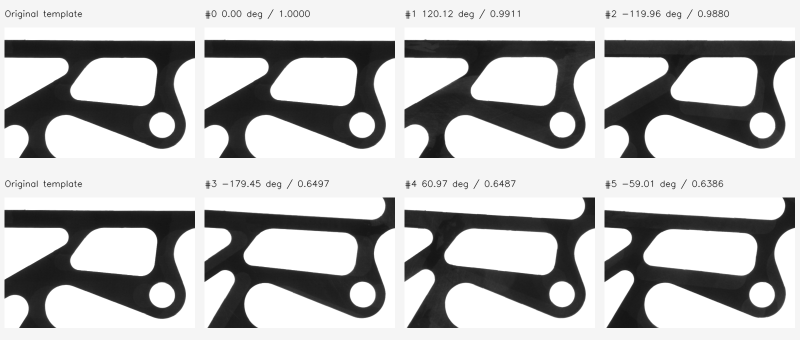
#> input picture cpp-core/docs/rotation-search-validation.png, 1600 x 680 px, given in place of Dst3.bmp, which was not available (shown at 1/2 size)
$ python challenge_coverage_scenes.py
#> lines starting #> are read from the running program, lines starting #| are printed output that depends on the picture; pictures that were not available may be replaced by others from this repository, and a replacement may not be noted
### cpp-core/tools/many_object_scenes.py
"""Reproducible crowded scenes, generated independently of the matcher.

Each object uses an OpenCV affine warp of a photographed texture. Only its
small destination ROI is warped. Ground truth describes the transform used by
the renderer; it is for post-search evaluation and never provides proposals.
"""
import argparse
import hashlib
import json
import math
from pathlib import Path

import cv2
import numpy as np


ROOT = Path(__file__).resolve().parents[2]
TEMPLATE_SOURCE = ROOT/'Test Images/Dst3.bmp'
SEED = 20261014
NOISE_SEED = 2026101401
CASE_NAMES = ('many64_pose', 'many128_pose', 'many256_pose',
              'many128_upright', 'many512_pose')


def sha256(path):
    return hashlib.sha256(Path(path).read_bytes()).hexdigest()


def _linear(angle, scale):
    theta = math.radians(angle)
    return scale*np.array([[math.cos(theta), math.sin(theta)],
                           [-math.sin(theta), math.cos(theta)]], np.float64)


def _corners(center, angle, scale, template_shape):
    height, width = template_shape
    local = np.array([[-width/2, -height/2], [width/2, -height/2],
                      [width/2, height/2], [-width/2, height/2]])
    return (local @ _linear(angle, scale).T + center).tolist()


def _roi(corners):
    points = np.asarray(corners)
    # Include the bilinear footprint outside the nominal template rectangle.
    return [math.floor(float(points[:, 0].min()))-2,
            math.floor(float(points[:, 1].min()))-2,
            math.ceil(float(points[:, 0].max()))+2,
            math.ceil(float(points[:, 1].max()))+2]


# [174 lines left out: functions make_placements, validate_placements, render_scene, make_cases, main, not called in this run]


# [2 lines that do not run on import are left out]

### cpp-core/tools/challenge_coverage_scenes.py
"""Predeclared identity/occlusion challenges; geometry never comes from matching.

Development and heldout use distinct photographed fixtures and RNG streams.
Both are frozen before observing either method. The heldout split is a locked
validation split, not a claim of externally collected camera data.
"""
import argparse
import hashlib
import json
import math
from pathlib import Path

import cv2
import numpy as np

from benchmark_fine_strip import save, sha
from many_object_scenes import _corners, _linear, _roi

ROOT = Path(__file__).resolve().parents[2]
SPLITS = {'development': ('Dst3.bmp', 2026103401), 'heldout': ('Dst5.bmp', 2026103402)}
KINDS = ('occlusion', 'distractors', 'contact')


def placement(index, center, angle, scale, shape, identity='target', strip_fraction=0.):
    corners = _corners(center, angle, scale, shape)
    return dict(index=index, identity=identity, pos_x=float(center[0]), pos_y=float(center[1]),
                angle=float(angle), scale=float(scale), corners=corners, warp_roi=_roi(corners),
                gain=1., bias=0., strip_fraction=strip_fraction)


def altered_identity(template):
    """Only a declared local identity patch changes; global shape stays identical."""
    variant = template.copy()
    h, w = template.shape
    y0, y1, x0, x1 = h//4, h//2, w//4, w//2
    variant[y0:y1, x0:x1] = 255 - variant[y0:y1, x0:x1]
    return variant, [x0, y0, x1, y1]


def composite(template, items, shape, seed, noise_std=2.):
    """Independent affine painter with explicit depth order and visible support."""
    if template.ndim != 2 or template.dtype != np.uint8 or noise_std < 0:
        raise ValueError('uint8 gray template and nonnegative noise required')
    h, w = template.shape
    canvas = np.full(shape, 150., np.float32)
    visible, support = [], []
    variant, patch = altered_identity(template)
    for item in items:
        if item['identity'] not in ('target', 'altered_patch') or not 0 <= item['strip_fraction'] <= 1:
            raise ValueError('Unknown identity or invalid occlusion')
        if _corners([item['pos_x'], item['pos_y']], item['angle'], item['scale'], template.shape) != item['corners']:
            raise ValueError('Invalid corners')
        x0, y0, x1, y1 = item['warp_roi']
        if not (0 <= x0 < x1 <= shape[1] and 0 <= y0 < y1 <= shape[0]):
            raise ValueError('Object leaves source image')
        matrix = np.column_stack((_linear(item['angle'], item['scale']),
            np.asarray([item['pos_x']-x0, item['pos_y']-y0]) - _linear(item['angle'], item['scale']) @ [w/2, h/2]))
        texture = template if item['identity'] == 'target' else variant
        local = texture.astype(np.float32)
        columns = int(round(w * item['strip_fraction']))
        local[:, :columns] = 150.
        alpha = cv2.warpAffine(np.ones(template.shape, np.float32), matrix, (x1-x0, y1-y0),
                               flags=cv2.INTER_LINEAR, borderMode=cv2.BORDER_CONSTANT, borderValue=0)
        content = np.ones(template.shape, np.float32)
        content[:, :columns] = 0
        content = cv2.warpAffine(content, matrix, (x1-x0, y1-y0),
                                flags=cv2.INTER_LINEAR, borderMode=cv2.BORDER_CONSTANT, borderValue=0)
        pixels = cv2.warpAffine(local, matrix, (x1-x0, y1-y0), flags=cv2.INTER_LINEAR,
                               borderMode=cv2.BORDER_CONSTANT, borderValue=0)
        canvas[y0:y1, x0:x1] *= 1-alpha
        canvas[y0:y1, x0:x1] += pixels
        # Each later opaque support occludes every earlier object's visible content.
        for prior in visible:
            prior[y0:y1, x0:x1] *= 1-alpha
        full = np.zeros(shape, np.float32)
        full[y0:y1, x0:x1] = content
        visible.append(full)
        support.append(float(alpha.sum()))
        item['strip_columns'] = columns
    fractions = [float(mask.sum()) / total for mask, total in zip(visible, support)]
    canvas += np.random.default_rng(seed).standard_normal(shape, dtype=np.float32) * noise_std
    image = np.clip(np.rint(canvas), 0, 255).astype(np.uint8)
    return image, fractions, patch


def scenes():
    result = []
    for split, (fixture, seed) in SPLITS.items():
        template = cv2.imread(str(ROOT/'Test Images'/fixture), cv2.IMREAD_GRAYSCALE)
#> template is the input picture: shape (680, 1600); min 20, max 255, mean 184.1
        if template is None:
            raise ValueError('Fixture unavailable: '+fixture)
        rng = np.random.default_rng(seed)
        for kind_index, kind in enumerate(KINDS):
            items = []
            if kind == 'contact':
                shape = (960, 960)
                # Three pairs: exact touching, modest and stronger overlap. Both
                # objects in a pair share rotation, making the contact explicit.
                for pair, overlap in enumerate((0., .12, .30)):
                    angle = float(rng.uniform(-28., 28.))
                    scale = float(rng.uniform(.9, 1.1))
                    axis = _linear(angle, scale) @ [template.shape[1]*(1-overlap), 0.]
                    midpoint = np.asarray([480., 160.+pair*320])
                    for side in (-.5, .5):
                        item = placement(len(items), midpoint+side*axis, angle, scale, template.shape)
                        item.update(pair=pair, nominal_overlap_fraction=overlap)
                        items.append(item)
            else:
                count = 6 if kind == 'occlusion' else 8
                shape = (640, 1280)
                fractions = (0., .1, .2, .3, .4, .5)
                for index in range(count):
                    center = np.asarray([(index%4+.5)*320, (index//4+.5)*320]) + rng.uniform(-8., 8., 2)
                    identity = 'altered_patch' if kind == 'distractors' and index%2 else 'target'
                    items.append(placement(index, center, rng.uniform(-180., 180.),
                        rng.uniform(.85, 1.15), template.shape, identity,
                        fractions[index] if kind == 'occlusion' else 0.))
            image, visible, patch = composite(template, items, shape, seed+kind_index*100)
            for item, fraction in zip(items, visible):
                item['visible_content_fraction'] = fraction
            result.append(dict(name=split+'_'+kind, split=split, kind=kind, seed=seed+kind_index*100,
                template_fixture=fixture, template=template, image=image, objects=items,
                truth=[dict(i) for i in items if i['identity']=='target'],
                distractors=[dict(i) for i in items if i['identity']!='target'], identity_patch=patch))
#> this loop made 1 pass
#> patch on pass 1: [400, 170, 800, 340]
#> pass 1, in composite, `variant, patch = altered_identity(template)`:
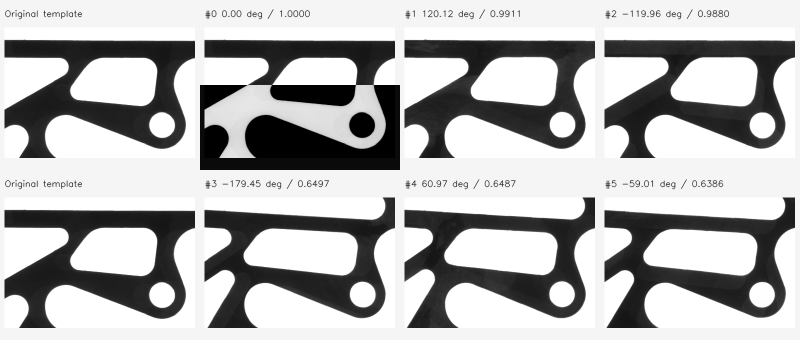
#> variant: shape (680, 1600) (shown at 1/2 size); min 0, max 255, mean 178.3
#> after the loop, result = []
    return result


def generate(output):
    output = Path(output).resolve()
    if output.exists() and any(output.iterdir()):
        raise ValueError('Refusing to overwrite frozen inputs')
    output.mkdir(parents=True, exist_ok=True)
    cases = []
    for scene in scenes():
        name = scene['name']
        source, template, metadata = [output/(name+s) for s in ('.png', '-template.png', '.json')]
        if not cv2.imwrite(str(source), scene['image']) or not cv2.imwrite(str(template), scene['template']):
            raise RuntimeError('Failed to save fixture')
        data = {k:v for k,v in scene.items() if k not in ('image','template')}
        data.update(source_sha256=sha(source), template_sha256=sha(template),
            original_fixture_sha256=sha(ROOT/'Test Images'/scene['template_fixture']),
            pixels_sha256=hashlib.sha256(scene['image'].tobytes()).hexdigest(),
            shape=list(scene['image'].shape), template_shape=list(scene['template'].shape),
            renderer='OpenCV bilinear affine; ordered opaque composition; noise sigma2 after composition',
            numpy_version=np.__version__, opencv_version=cv2.__version__)
        save(metadata, data)
        cases.append(dict(name=name, split=scene['split'], kind=scene['kind'], source=str(source),
            template=str(template), metadata=str(metadata), truth=scene['truth'], distractors=scene['distractors'],
            scales=[.75,1.,1.25], angle=180, limit=70, proposal_score=.5, score=.8, overlap=.2,
            stop_layer=1, subpixel=0, workflow='full_rescue'))
    save(output/'cases.json', cases)
    save(output/'generation.json', dict(version=1, cases_sha256=sha(output/'cases.json'),
        source_sha256={str(Path(__file__).relative_to(ROOT)):sha(__file__),
            'cpp-core/tools/many_object_scenes.py':sha(ROOT/'cpp-core/tools/many_object_scenes.py')},
        distinct_target_poses=sum(len(c['truth']) for c in cases), distinct_distractor_poses=sum(len(c['distractors']) for c in cases),
        limitations=['Synthetic transformed existing photographed templates, not new camera frames.',
          'Altered-patch negatives define exact identity discrimination; plain NCC may intentionally lack that specificity.',
          'Targets retain their GT identity under occlusion; no visibility-based removal from strict accuracy.',
          'Both development and heldout frozen before results; no adaptive heldout tuning.']))
    return cases


def main():
    parser=argparse.ArgumentParser(description=__doc__)
    parser.add_argument('--output',type=Path,default=ROOT/'build/stage34-challenge-inputs')
    args=parser.parse_args()
    generate(args.output)
    print(args.output/'cases.json')

if __name__=='__main__':
#> (the run stopped early here; a loop or call above may not have finished)

$ run again, on cpp-core/docs/gui-integration/gui.png
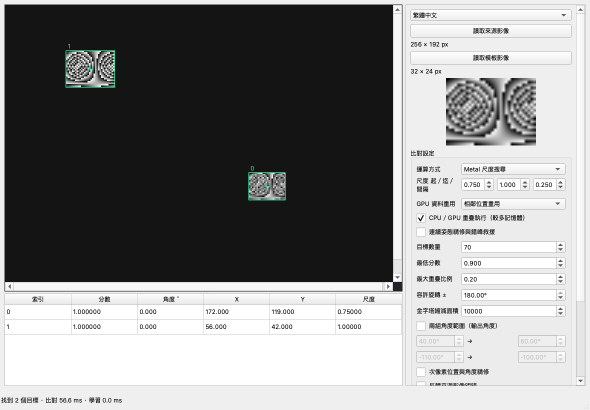
#> input picture cpp-core/docs/gui-integration/gui.png, 1180 x 820 px, given in place of Dst3.bmp, which was not available (shown at 1/2 size)
#> the loop in scenes, `for kind_index, kind in enumerate(KINDS):` made 1 pass
#> patch on pass 1: [295, 205, 590, 410]
#> pass 1, in composite, `variant, patch = altered_identity(template)`:
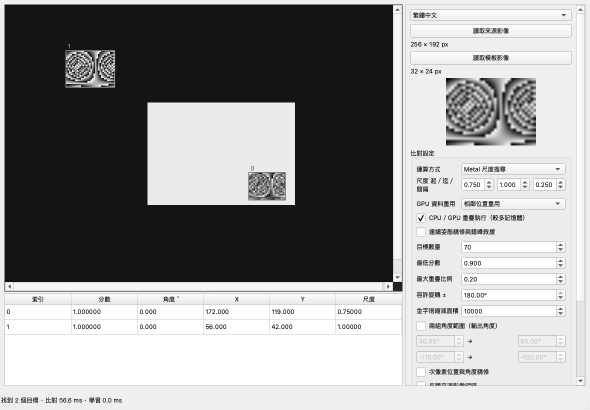
#> variant: shape (820, 1180) (shown at 1/2 size); min 0, max 255, mean 150.9
#> after the loop in scenes, `for kind_index, kind in enumerate(KINDS):`: result = []

$ run again, on cpp-core/docs/gui-integration/memory.png
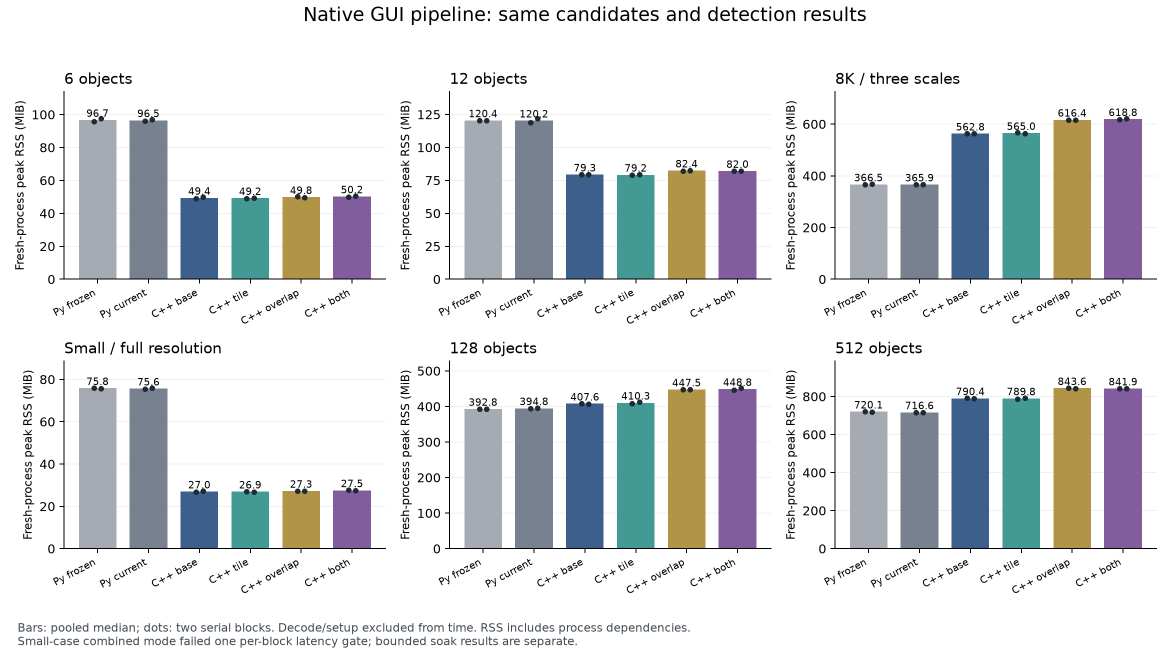
#> input picture cpp-core/docs/gui-integration/memory.png, 2340 x 1314 px, given in place of Dst3.bmp, which was not available (shown at 1/2 size)
#> in scenes, `template = cv2.imread(str(ROOT/'Test Images'/fixture), cv2.IMREAD_GRAY..`:
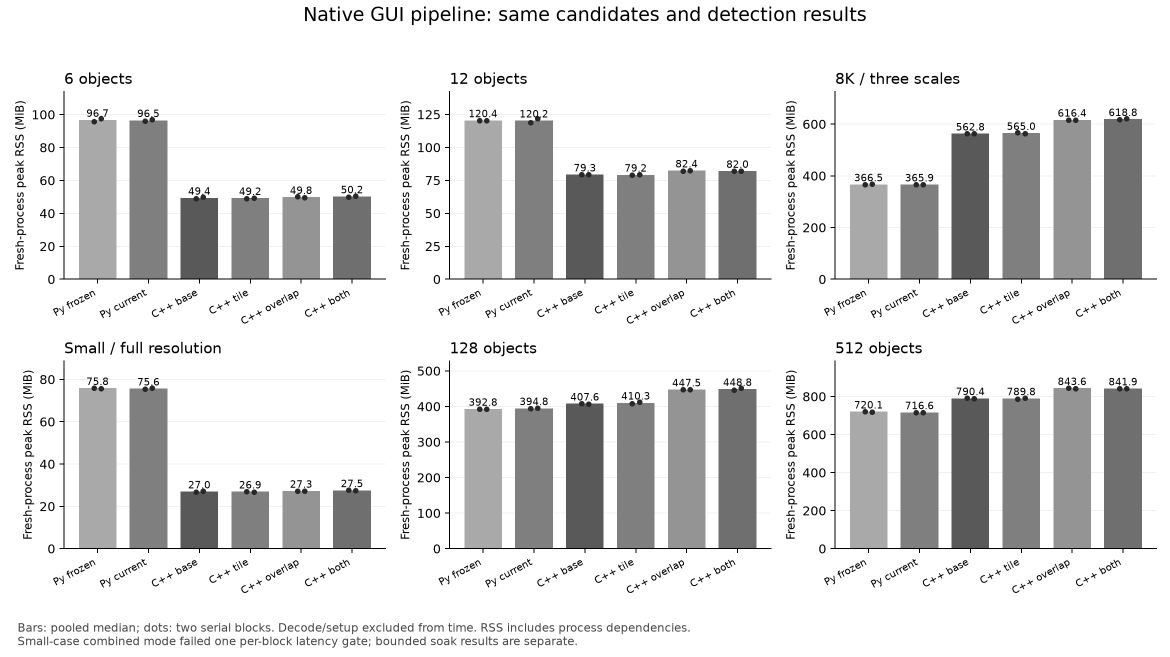
#> template: shape (1314, 2340) (shown at 1/2 size); min 0, max 255, mean 220.6
#> the loop in scenes, `for kind_index, kind in enumerate(KINDS):` made 1 pass
#> patch on pass 1: [585, 328, 1170, 657]
#> pass 1, in composite, `variant, patch = altered_identity(template)`:
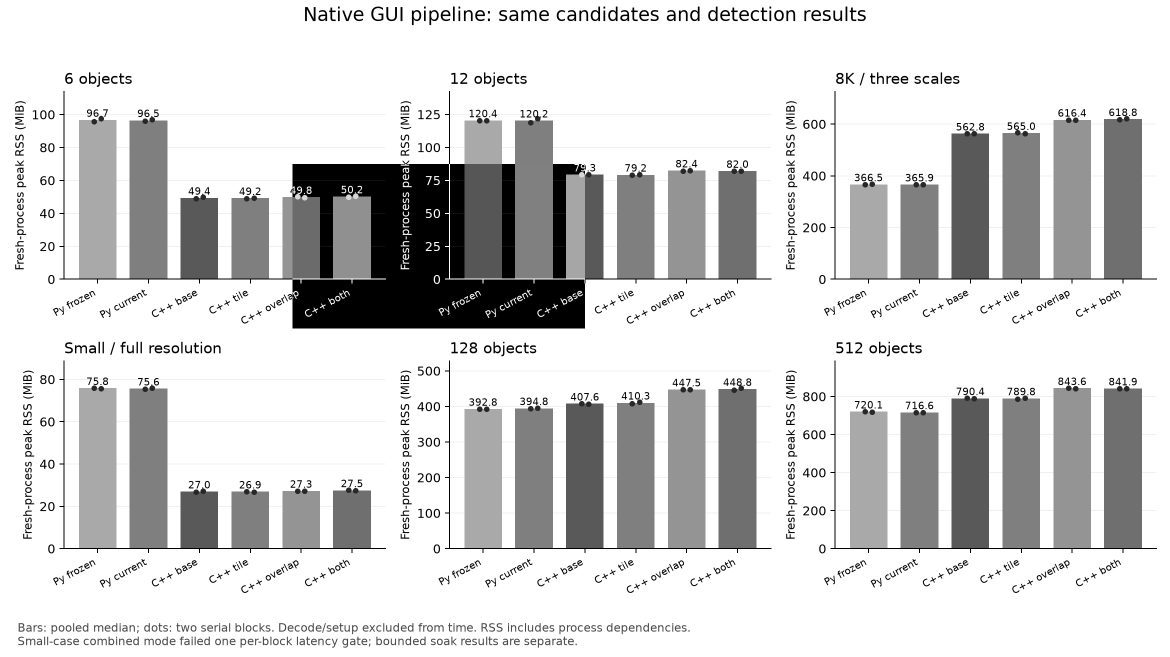
#> variant: shape (1314, 2340) (shown at 1/2 size); min 0, max 255, mean 210.6
#> after the loop in scenes, `for kind_index, kind in enumerate(KINDS):`: result = []

$ run again, on cpp-core/docs/gui-integration/soak-rss.png
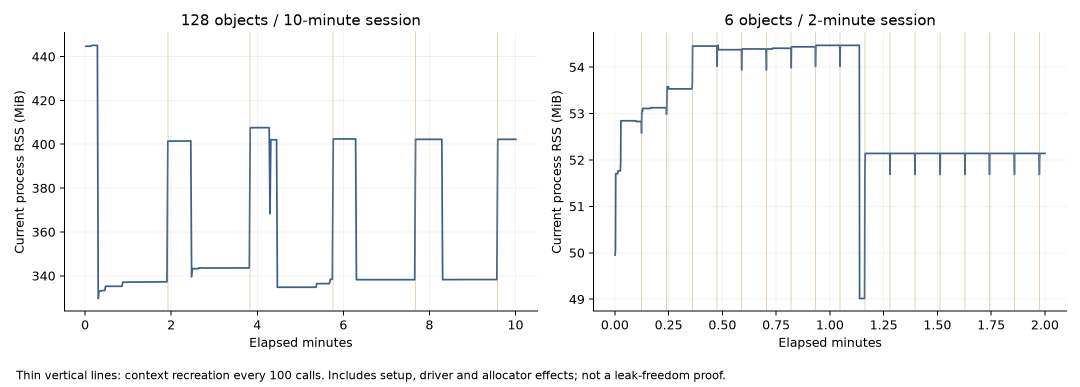
#> input picture cpp-core/docs/gui-integration/soak-rss.png, 2160 x 774 px, given in place of Dst3.bmp, which was not available (shown at 1/2 size)
#> the loop in scenes, `for kind_index, kind in enumerate(KINDS):` made 1 pass
#> patch on pass 1: [540, 193, 1080, 387]
#> pass 1, in composite, `variant, patch = altered_identity(template)`:
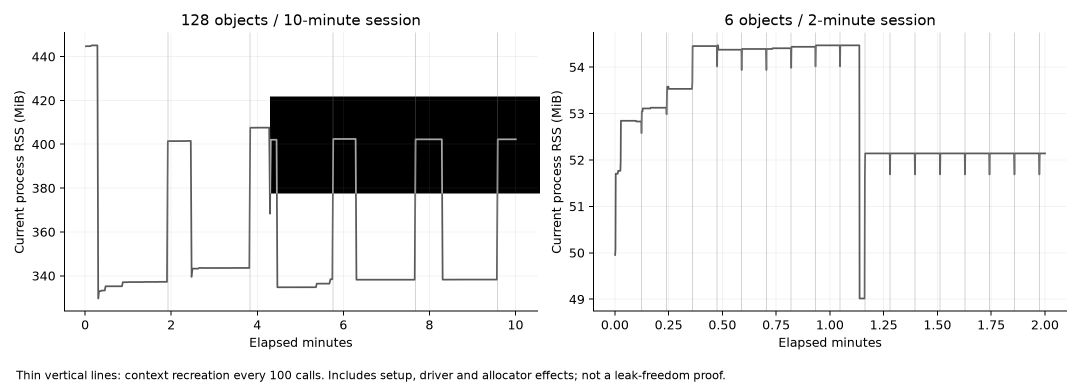
#> variant: shape (774, 2160) (shown at 1/2 size); min 0, max 255, mean 232
#> after the loop in scenes, `for kind_index, kind in enumerate(KINDS):`: result = []
